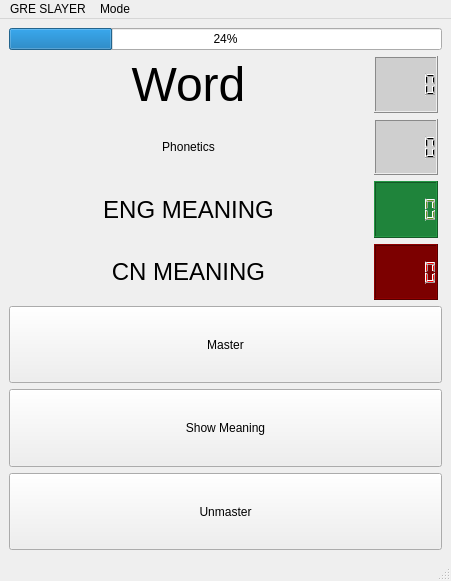
<?xml version="1.0" encoding="UTF-8"?>
<ui version="4.0">
 <class>MainWindow</class>
 <widget class="QMainWindow" name="MainWindow">
  <property name="geometry">
   <rect>
    <x>0</x>
    <y>0</y>
    <width>451</width>
    <height>581</height>
   </rect>
  </property>
  <property name="windowTitle">
   <string>MainWindow</string>
  </property>
  <widget class="QWidget" name="centralwidget">
   <property name="layoutDirection">
    <enum>Qt::LeftToRight</enum>
   </property>
   <layout class="QVBoxLayout" name="verticalLayout_2">
    <item>
     <widget class="QProgressBar" name="progressBar">
      <property name="value">
       <number>24</number>
      </property>
     </widget>
    </item>
    <item>
     <layout class="QHBoxLayout" name="horizontalLayout" stretch="10,1,0">
      <item>
       <layout class="QVBoxLayout" name="verticalLayout">
        <item>
         <widget class="QLabel" name="word_label">
          <property name="font">
           <font>
            <pointsize>36</pointsize>
           </font>
          </property>
          <property name="text">
           <string>Word</string>
          </property>
          <property name="alignment">
           <set>Qt::AlignCenter</set>
          </property>
          <property name="wordWrap">
           <bool>true</bool>
          </property>
         </widget>
        </item>
        <item>
         <widget class="QLabel" name="phonetic_label">
          <property name="text">
           <string>Phonetics</string>
          </property>
          <property name="alignment">
           <set>Qt::AlignCenter</set>
          </property>
          <property name="wordWrap">
           <bool>true</bool>
          </property>
         </widget>
        </item>
        <item>
         <widget class="QLabel" name="engMean_label">
          <property name="font">
           <font>
            <pointsize>18</pointsize>
           </font>
          </property>
          <property name="text">
           <string>ENG MEANING</string>
          </property>
          <property name="alignment">
           <set>Qt::AlignCenter</set>
          </property>
          <property name="wordWrap">
           <bool>true</bool>
          </property>
         </widget>
        </item>
        <item>
         <widget class="QLabel" name="cnMean_label">
          <property name="font">
           <font>
            <pointsize>18</pointsize>
           </font>
          </property>
          <property name="text">
           <string>CN MEANING</string>
          </property>
          <property name="alignment">
           <set>Qt::AlignCenter</set>
          </property>
          <property name="wordWrap">
           <bool>true</bool>
          </property>
         </widget>
        </item>
       </layout>
      </item>
      <item>
       <layout class="QVBoxLayout" name="verticalLayout_4">
        <item>
         <widget class="QLCDNumber" name="lcd_overall">
          <property name="styleSheet">
           <string notr="true">QLCDNumber{
	color: rgb(0, 0, 0);
	background-color: rgb(207, 207, 207)
}</string>
          </property>
         </widget>
        </item>
        <item>
         <widget class="QLCDNumber" name="lcd_thisTrial">
          <property name="styleSheet">
           <string notr="true">QLCDNumber{
	color: rgb(0, 0, 0);
	background-color: rgb(207, 207, 207)
}</string>
          </property>
         </widget>
        </item>
        <item>
         <widget class="QLCDNumber" name="lcd_correct">
          <property name="styleSheet">
           <string notr="true">QLCDNumber{
	color: rgb(100, 156, 32);
	background-color: rgb(31, 132, 59)
}</string>
          </property>
         </widget>
        </item>
        <item>
         <widget class="QLCDNumber" name="lcd_incorrect">
          <property name="styleSheet">
           <string notr="true">QLCDNumber{
	color: rgb(255, 0, 0);
	background-color: rgb(124, 0, 0);
}</string>
          </property>
         </widget>
        </item>
       </layout>
      </item>
      <item>
       <spacer name="horizontalSpacer">
        <property name="orientation">
         <enum>Qt::Horizontal</enum>
        </property>
        <property name="sizeHint" stdset="0">
         <size>
          <width>4</width>
          <height>2</height>
         </size>
        </property>
       </spacer>
      </item>
     </layout>
    </item>
    <item>
     <layout class="QVBoxLayout" name="chooseButton">
      <item>
       <widget class="QPushButton" name="masterButton">
        <property name="sizePolicy">
         <sizepolicy hsizetype="Minimum" vsizetype="Preferred">
          <horstretch>0</horstretch>
          <verstretch>0</verstretch>
         </sizepolicy>
        </property>
        <property name="text">
         <string>Master</string>
        </property>
       </widget>
      </item>
      <item>
       <widget class="QPushButton" name="meaningButton">
        <property name="sizePolicy">
         <sizepolicy hsizetype="Minimum" vsizetype="Preferred">
          <horstretch>0</horstretch>
          <verstretch>0</verstretch>
         </sizepolicy>
        </property>
        <property name="text">
         <string>Show Meaning</string>
        </property>
       </widget>
      </item>
      <item>
       <widget class="QPushButton" name="unmasterButton">
        <property name="sizePolicy">
         <sizepolicy hsizetype="Minimum" vsizetype="Preferred">
          <horstretch>0</horstretch>
          <verstretch>0</verstretch>
         </sizepolicy>
        </property>
        <property name="text">
         <string>Unmaster</string>
        </property>
       </widget>
      </item>
     </layout>
    </item>
   </layout>
  </widget>
  <widget class="QMenuBar" name="menubar">
   <property name="geometry">
    <rect>
     <x>0</x>
     <y>0</y>
     <width>451</width>
     <height>37</height>
    </rect>
   </property>
   <widget class="QMenu" name="menuGRE_SLAYER">
    <property name="title">
     <string>GRE SLAYER</string>
    </property>
    <addaction name="actionSave"/>
    <addaction name="actionEye_Sore"/>
    <addaction name="actionFile_Directory"/>
   </widget>
   <widget class="QMenu" name="menuMode">
    <property name="title">
     <string>Mode</string>
    </property>
    <addaction name="actionMeaning"/>
    <addaction name="actionNew_Words_Only"/>
    <addaction name="actionReview_Mode"/>
    <addaction name="actionTime_Machine"/>
   </widget>
   <addaction name="menuGRE_SLAYER"/>
   <addaction name="menuMode"/>
  </widget>
  <widget class="QStatusBar" name="statusbar"/>
  <action name="actionSave">
   <property name="text">
    <string>Save</string>
   </property>
   <property name="shortcut">
    <string>Ctrl+S</string>
   </property>
  </action>
  <action name="actionMeaning">
   <property name="checkable">
    <bool>true</bool>
   </property>
   <property name="checked">
    <bool>true</bool>
   </property>
   <property name="text">
    <string>Meaning</string>
   </property>
  </action>
  <action name="actionNew_Words_Only">
   <property name="text">
    <string>New Words Only</string>
   </property>
  </action>
  <action name="actionReview_Mode">
   <property name="text">
    <string>Review Mode</string>
   </property>
  </action>
  <action name="actionTime_Machine">
   <property name="text">
    <string>Time Machine</string>
   </property>
  </action>
  <action name="actionSettings">
   <property name="text">
    <string>Settings</string>
   </property>
  </action>
  <action name="actionEye_Sore">
   <property name="text">
    <string>Sored Eye?</string>
   </property>
  </action>
  <action name="actionFile_Directory">
   <property name="text">
    <string>File Directory</string>
   </property>
  </action>
 </widget>
 <resources/>
 <connections/>
</ui>
